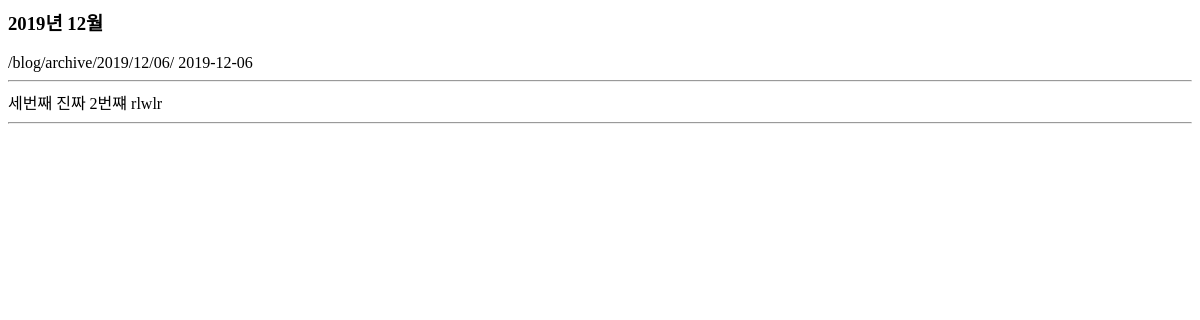
Before: /blog/archive/2019/12/ with the older database file.
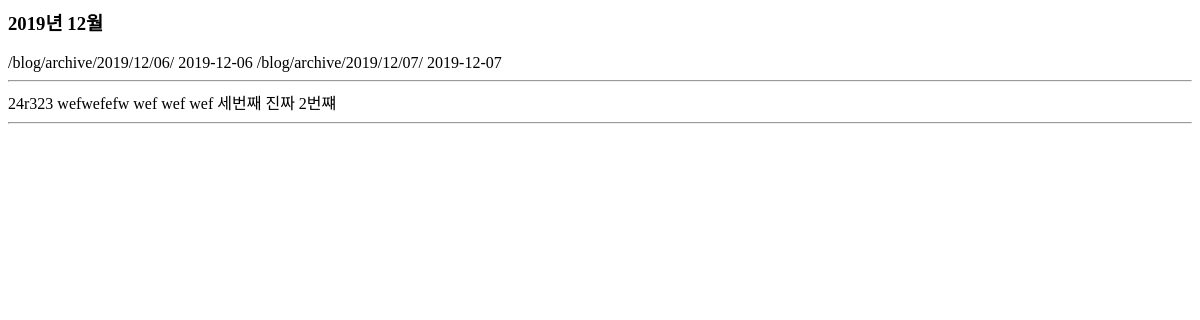
After: the same page with the newer database file.
### blog/models.py (models this page shows, shortened)
class Post(models.Model):
    title = models.CharField(max_length=100)
    content = models.TextField()
    updated_at = models.DateTimeField(auto_now=True)

### blog/views.py (the view)
# urls.py: re_path(r'^archive/(?P<year>\d{4})/(?P<month>\d{1,2})/$', views.PostMonthArchiveView.as_view(), name='post_archive_month'),
class PostMonthArchiveView(MonthArchiveView):
    model = Post
    date_field = 'updated_at'
    month_format = '%m'

### blog/templates/blog/post_archive_month.html (shortened to what this page needs)
<h3>{{ month|date:"Y년 m월" }}</h3>
{% for date in date_list %}
    {% url "blog:post_archive_day" date|date:"Y" date|date:"m" date|date:"d" %}
    {{ date|date:"Y-m-d" }}
{% endfor %}
<hr/>
{% for post in object_list %}
 {{ post.title }}
{% endfor %}
<hr/>

Changed rows visible on the page:
removed Post: title "rlwlr"
added Post: title "24r323"
added Post: title "wefwefefw"
added Post: title "wef"
added Post: title "wef"
added Post: title "wef"
Other visible differences:
new list line: "/blog/archive/2019/12/07/ 2019-12-07"
